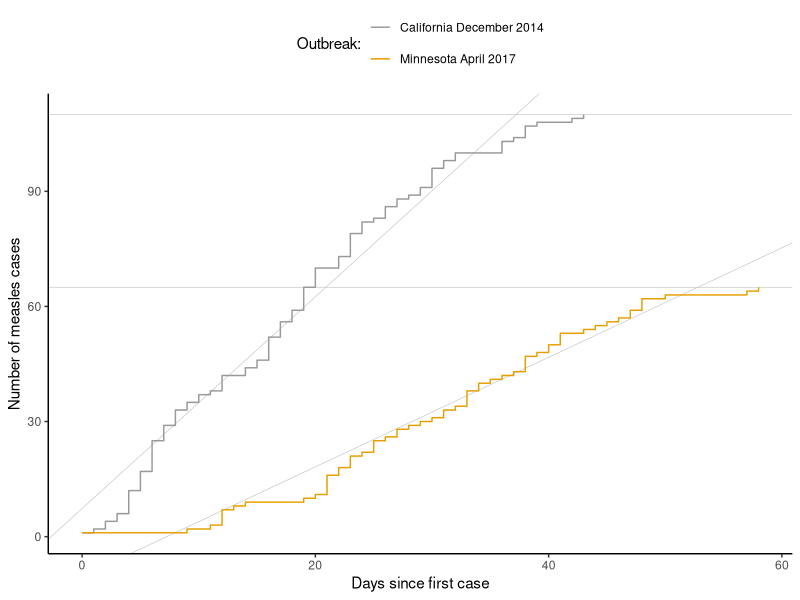
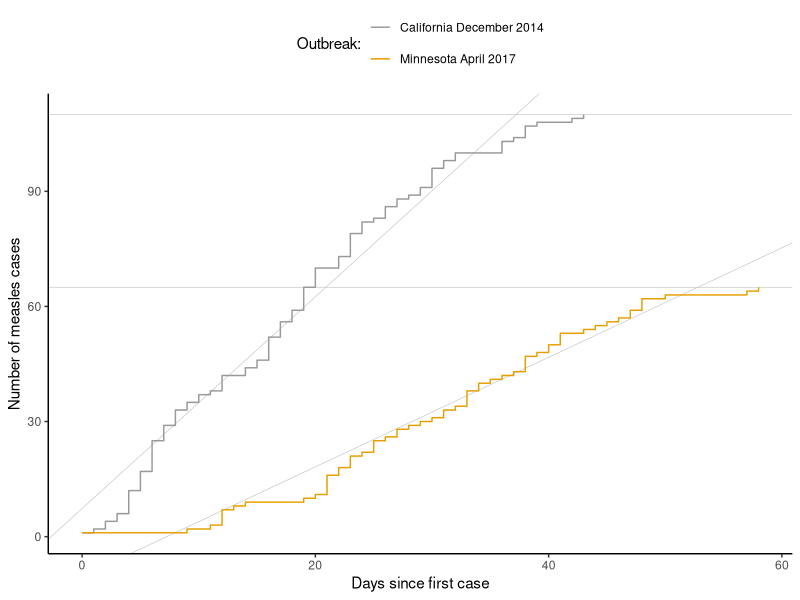

These charts were generated, in order, by the following R code:
## ---- chunk 1
knitr::opts_chunk$set(echo = TRUE)

library(tidyverse)

## ---- chunk 2

outs <- list()

outs$mn2017 <- 
tribble(~month, ~day, ~onsets,
        3, 30, 1,
        4, 8, 1,
        4, 10, 1,
        4, 11, 4,
        4, 12, 1,
        4, 13, 1,
        4, 18, 1,
        4, 19, 1,
        4, 20, 5,
        4, 21, 2,
        4, 22, 3,
        4, 23, 1,
        4, 24, 3,
        4, 25, 1,
        4, 26, 2,
        4, 27, 1, 
        4, 28, 1,
        4, 29, 1,
        4, 30, 2,
        5, 1, 1,
        5, 2, 4,
        5, 3, 2,
        5, 4, 1,
        5, 5, 1, 
        5, 6, 1,
        5, 7, 4,
        5, 8, 1,
        5, 9, 2,
        5, 10, 3,
        5, 12, 1, 
        5, 13, 1,
        5, 14, 1,
        5, 15, 1,
        5, 16, 2,
        5, 17, 3, 
        5, 19, 1,
        5, 26, 1, 
        5, 27, 1) %>%
  mutate(year = 2017)

outs$ca2014 <- 
  tribble(~month, ~day, ~year, ~onsets,
          12, 27, 2014, 1,
          12, 28, 2014, 1,
          12, 29, 2014, 2,
          12, 30, 2014, 2,
          12, 31, 2014, 6,
          1, 1, 2015, 5,
          1, 2, 2015, 8,
          1, 3, 2015, 4,
          1, 4, 2015, 4,
          1, 5, 2015, 2,
          1, 6, 2015, 2,
          1, 7, 2015, 1,
          1, 8, 2015, 4,
          1, 9, 2015, 0,
          1, 10, 2015, 2,
          1, 11, 2015, 2,
          1, 12, 2015, 6,
          1, 13, 2015, 4,
          1, 14, 2015, 3,
          1, 15, 2015, 6,
          1, 16, 2015, 5,
          1, 17, 2015, 0,
          1, 18, 2015, 3,
          1, 19, 2015, 6,
          1, 20, 2015, 3,
          1, 21, 2015, 1,
          1, 22, 2015, 3,
          1, 23, 2015, 2, 
          1, 24, 2015, 1,
          1, 25, 2015, 2,
          1, 26, 2015, 5,
          1, 27, 2015, 2,
          1, 28, 2015, 2,
          2, 1, 2015, 3,
          2, 2, 2015, 1,
          2, 3, 2015, 3,
          2, 4, 2015, 1,
          2, 7, 2015, 1,
          2, 8, 2015, 1) 

odf <- bind_rows(outs, .id="outbreak")

## ---- chunk 3

linear_model <- function(df){
  data <- df[1:which.max(df$totcases), ]
  stats::lm(totcases ~ obtime, data = data)
}

react_stat <- function(mod){
  coef(mod)["obtime"]
}

intercept <- function(mod){
  coef(mod)["(Intercept)"]
}

max_amp <- function(df){
  max(df$totcases)
}

rdf <- odf %>% 
  group_by(outbreak) %>% 
  mutate(date = lubridate::make_date(year = year, month = month, day = day),
         totcases = cumsum(onsets),
         obtime = (date - min(date)) / lubridate::ddays(1)) %>%
  nest() %>%
  mutate(lmod = purrr::map(data, linear_model)) %>%
  mutate(stat = purrr::map_dbl(lmod, react_stat)) %>%
  mutate(maxamp = purrr::map_dbl(data, max_amp)) %>%
  mutate(intercept = purrr::map_dbl(lmod, intercept))

rdf

## ---- chunk 4

theme_set(new = theme_classic())

pmeasles <-
  rdf %>% unnest(data) %>% ggplot(aes(x = obtime, y = totcases, color = outbreak)) +
  scale_color_manual(
    values = c("#999999", "#E69F00"),
    breaks = c("ca2014", "mn2017"),
    labels = c("California December 2014", "Minnesota April 2017"),
    name = "Outbreak:"
  ) +
  geom_hline(yintercept = rdf$maxamp, color = "grey", size = 1 / 5) +
  geom_abline(slope = rdf$stat, intercept = rdf$intercept, color = "grey", size = 1 / 5) + 
  geom_step() +
  theme(legend.position = "top") +
  labs(x = "Days since first case", y = "Number of measles cases") +
  guides(color=guide_legend(nrow=2,byrow=TRUE))

pmeasles

ggsave("emergence_measles_analysis.pdf", pmeasles, width = 90, units = "mm")



